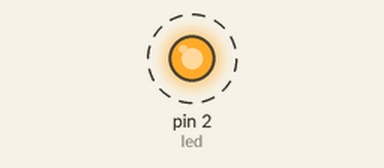
The sketch below on a simulated Arduino Uno, built with avr-gcc and run on an emulated ATmega328P. Shown: output pins drawn as LEDs (lit = HIGH). Dashed ring = blinking.

Above: at 0.2 s.
Timing chart, 0 to 3.0 s (numbered marks = the images above):
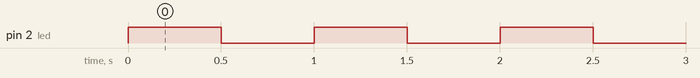

Measured:
- by itself, pin 2 (led): alternates HIGH for 0.50 s and LOW for 0.50 s

The sketch:

arduino_blink.ino
```cpp
// Blink an LED
// LED connected to D2
// Logic 1 turns on LED
//

// Start with setup function
// Contains initialization code
int led = 2;	// led at D2
int sw = 3;		// pushbutton sw at D3

void setup()
{
  // setup code here
  pinMode(led, OUTPUT);	// set D2 as output port
  digitalWrite(led, LOW);	// turn led off at start
  pinMode(sw, INPUT);	// set D3 as input port
}

// Main program code, loop forever
void loop()
{
  // program code here
  digitalWrite(led, HIGH);	// turn on led
  delay(500);	// 500ms delay
  digitalWrite(led, LOW);		// turn off led
  delay(500);
}
```
